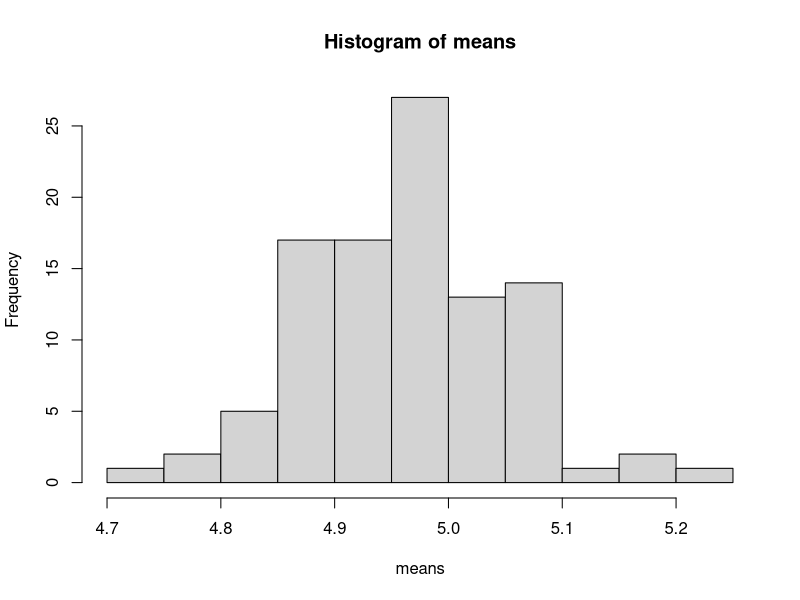

This chart was generated by the following R code:
################################
## Exercises on Loops
################################

#FROM CLASS, WITH SOLUTIONS:

#Exercise 1 (characters): Extract the state (abbrevation only) for each city, storing those into a new object called 'states'. Write code below.
cities <- c("New York, NY", "Los Angeles, CA", "Peoria, IL", "Tempe, AZ", "Seattle, WA", "Amarillo, TX")
states <- substr(cities, nchar(cities)-1, nchar(cities)) 

#Exercise 2 (loops): Add a number sequentially from 1 to 6 at the end of each state, replacing the original variable
for(i in 1:length(states)) {
  states[i] <- paste(states[i],i, sep="")
}

#NEW EXERCISES:

#Exercise 3: Using the 'year' vector below, create a loop that prints the sentence "This year is ....", where, in the blank
#             space, each year is printed. You should be able to produce 10 sentences in total.  
year <- seq(2007,2016,1)

for(i in 1:length(year)){
  sentences <- paste("This year is ", year[i])
  print(sentences)
}



#Exercise 4: Using the vector below, 
#create a new vector "squared" that stores the square of each number
num <- rnorm(10, 5, 1)
squared <- NULL
for(i in 1:length(num)) {
  squared[i] <- num[i]^2
}
squared




#Exercise 5: Using the rnorm(100, 5, 1) function (random draw of 100 numbers with mean 5 and st.dev. 1), write a for loop that
#             performs 100 different draws and stores the mean of each draw into a new object called "means", and the 
#             standard deviation into an object called "stdev".
x <- rnorm(100, 5, 1)
means <- NULL
for (i in 1:100) {
  sample <- sample(x, 50)
  means[i] <- mean(sample)
}
hist(means, breaks = 10)
